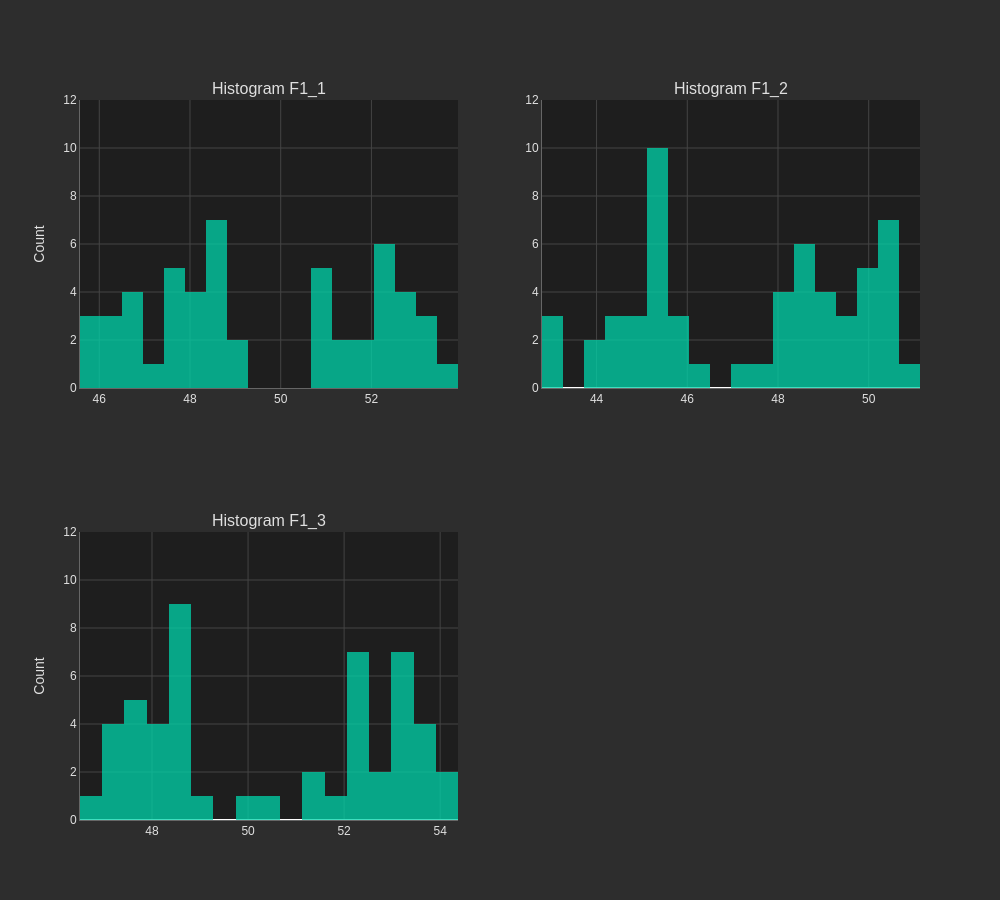

The cell this chart's notebook holds for it:
### Code cell
study.execute(chart='Histogram', by=['factor 1'], bins=25).plot(theme='dark',show_zones=True).show()

### Figure 1 — Plotly figure (JSON) as saved in the notebook; plotly's stock layout.template omitted (floating-point values rounded to 4 significant figures)
{"data": [{"marker": {"color": "#00D4AA"}, "name": "Histogram", "opacity": 0.75, "showlegend": false, "type": "histogram", "x": [51.35, 51.52, 52.67, 52.7, 52.24, 52.2, 52.73, 50.76, 50.82, 50.91, 52.39, 52.24, 52.46, 50.75, 50.94, 53.22, 53.52, 53.07, 53.19, 52.29, 52.97, 51.81, 52.0, 46.22, 46.31, 46.0, 45.87, 46.01, 47.75, 47.84, 46.89, 47.45, 46.93, 47.3, 47.97, 46.95, 46.28, 46.57, 48.45, 48.69, 49.16, 48.14, 49.0, 48.41, 48.06, 48.67, 48.43, 48.74, 47.96, 48.6, 47.86, 47.55], "xaxis": "x", "xbins": {"end": 54.37, "size": 0.463, "start": 42.8}, "yaxis": "y"}, {"marker": {"color": "#00D4AA"}, "name": "Histogram", "opacity": 0.75, "showlegend": false, "type": "histogram", "x": [48.33, 48.79, 48.58, 48.39, 48.83, 50.05, 50.27, 50.16, 48.26, 49.07, 48.72, 48.22, 48.41, 49.18, 49.39, 49.86, 50.22, 47.68, 47.22, 48.18, 50.19, 50.35, 50.27, 50.46, 50.94, 50.61, 50.26, 48.67, 49.15, 49.32, 50.05, 49.39, 43.07, 42.8, 42.89, 44.42, 45.56, 45.34, 44.64, 45.38, 45.5, 45.29, 45.33, 45.09, 45.53, 43.92, 43.9, 44.48, 45.04, 45.6, 45.49, 46.41, 45.98, 44.95, 45.56, 45.29, 45.73], "xaxis": "x2", "xbins": {"end": 54.37, "size": 0.463, "start": 42.8}, "yaxis": "y2"}, {"marker": {"color": "#00D4AA"}, "name": "Histogram", "opacity": 0.75, "showlegend": false, "type": "histogram", "x": [51.23, 51.17, 52.38, 54.16, 53.4, 53.32, 52.26, 52.35, 52.96, 53.08, 53.23, 53.17, 53.37, 52.13, 52.35, 53.12, 53.92, 53.52, 53.65, 53.87, 54.37, 53.47, 52.26, 52.06, 52.12, 52.65, 47.65, 47.05, 46.83, 47.02, 48.56, 48.54, 48.03, 48.5, 48.95, 48.69, 47.6, 47.82, 47.83, 48.18, 48.55, 48.18, 48.21, 47.61, 48.4, 48.6, 48.81, 50.29, 49.8, 47.1, 47.21, 48.65], "xaxis": "x3", "xbins": {"end": 54.37, "size": 0.463, "start": 42.8}, "yaxis": "y3"}], "layout": {"annotations": [{"font": {"size": 16}, "showarrow": false, "text": "Histogram F1_1", "x": 0.225, "xanchor": "center", "xref": "paper", "y": 1.0, "yanchor": "bottom", "yref": "paper"}, {"font": {"size": 16}, "showarrow": false, "text": "Histogram F1_2", "x": 0.775, "xanchor": "center", "xref": "paper", "y": 1.0, "yanchor": "bottom", "yref": "paper"}, {"font": {"size": 16}, "showarrow": false, "text": "Histogram F1_3", "x": 0.225, "xanchor": "center", "xref": "paper", "y": 0.4, "yanchor": "bottom", "yref": "paper"}], "font": {"color": "#E0E0E0", "family": "Arial, sans-serif", "size": 12}, "height": 900, "hovermode": "closest", "paper_bgcolor": "#2D2D2D", "plot_bgcolor": "#1E1E1E", "title": {"font": {"color": "#FFFFFF", "size": 16}, "x": 0.5, "xanchor": "center"}, "width": 1000, "xaxis": {"anchor": "y", "domain": [0.0, 0.45], "gridcolor": "#444444", "gridwidth": 1.0, "linecolor": "#666666", "linewidth": 1.0, "showgrid": true, "showline": true}, "xaxis2": {"anchor": "y2", "domain": [0.55, 1.0], "gridcolor": "#444444", "gridwidth": 1.0, "linecolor": "#666666", "linewidth": 1.0, "showgrid": true, "showline": true}, "xaxis3": {"anchor": "y3", "domain": [0.0, 0.45], "gridcolor": "#444444", "gridwidth": 1.0, "linecolor": "#666666", "linewidth": 1.0, "showgrid": true, "showline": true}, "xaxis4": {"anchor": "y4", "domain": [0.55, 1.0]}, "yaxis": {"anchor": "x", "autorange": false, "domain": [0.6, 1.0], "gridcolor": "#444444", "gridwidth": 1.0, "linecolor": "#666666", "linewidth": 1.0, "range": [0, 12.0], "showgrid": true, "showline": true, "title": {"text": "Count"}, "zeroline": false}, "yaxis2": {"anchor": "x2", "autorange": false, "domain": [0.6, 1.0], "gridcolor": "#444444", "gridwidth": 1.0, "linecolor": "#666666", "linewidth": 1.0, "range": [0, 12.0], "showgrid": true, "showline": true}, "yaxis3": {"anchor": "x3", "autorange": false, "domain": [0.0, 0.4], "gridcolor": "#444444", "gridwidth": 1.0, "linecolor": "#666666", "linewidth": 1.0, "range": [0, 12.0], "showgrid": true, "showline": true, "title": {"text": "Count"}}, "yaxis4": {"anchor": "x4", "autorange": false, "domain": [0.0, 0.4], "range": [0, 12.0]}}}
